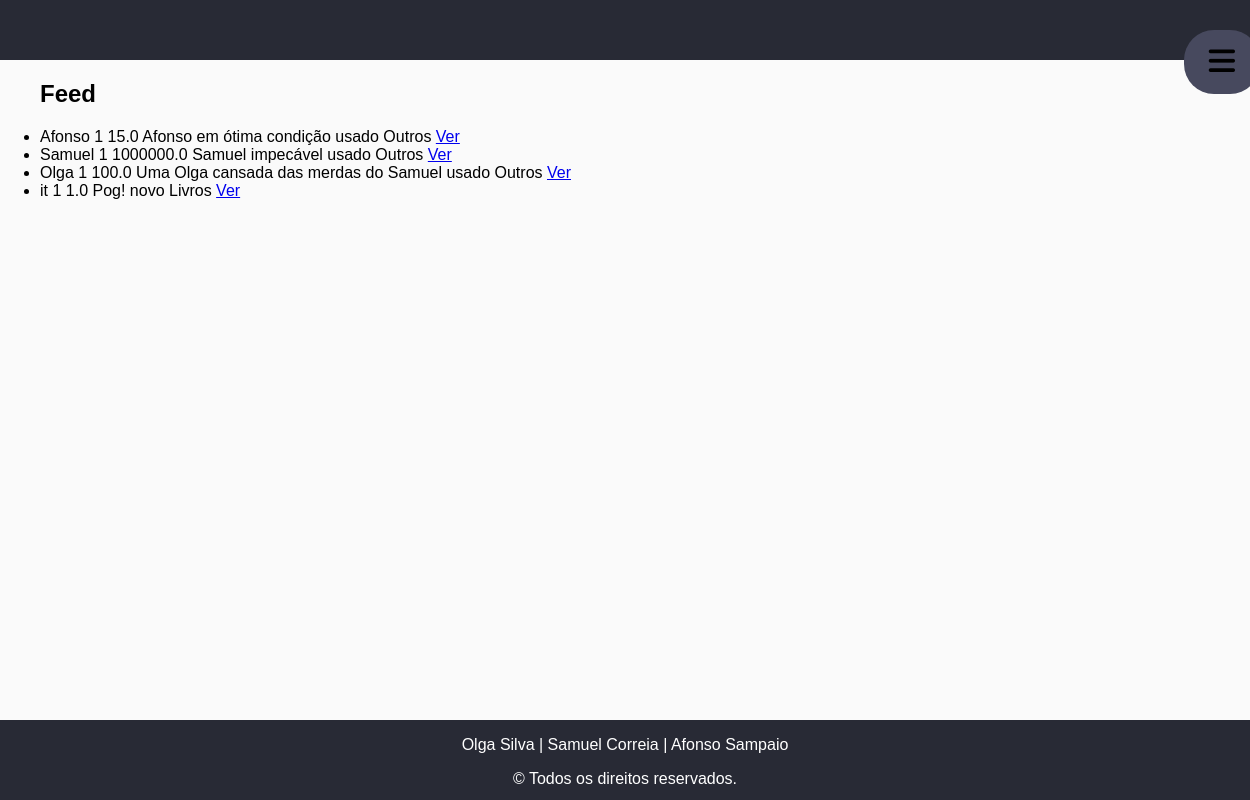
The app's page /ibuy/ with its own data.
### ibuy/models.py (models this page shows, shortened)
class Produto(models.Model):
    user = models.ForeignKey(User, on_delete=models.CASCADE, default="")
    likes = models.ManyToManyField(User, related_name='likes')
    nome = models.CharField(max_length=100)
    categoria = models.ForeignKey(Categoria, on_delete=models.CASCADE, default="", related_name="Categoria")
    quantidade = models.IntegerField(default=0)
    descricao = models.TextField()  # mudar
    preco = models.FloatField(default=0) # decimal field ??
    imagem = models.CharField(max_length=100, default='produto.svg')
    NOVO = 'novo'
    USADO = 'usado'
    OPCOES_CONDICAO = (
        (NOVO, 'Novo'),
        (USADO, 'Usado'),
    )
    condicao = models.CharField(choices=OPCOES_CONDICAO, default=NOVO, max_length=100)

class Categoria(models.Model):
    tipo = models.CharField(max_length=100, default="")

### ibuy/views.py (the view)
# urls.py: path('', views.index, name='index'),
def index(request):
    lista_produtos = Produto.objects.exclude(user_id=request.user.id)
    context = {'lista_produtos': lista_produtos}
    return render(request, 'ibuy/index.html', context)

### ibuy/templates/ibuy/index.html (shortened to what this page needs)
<!DOCTYPE html>
<html lang="en">
<head>
    {% load static %}
    <link rel="stylesheet" type="text/css" href="{% static 'ibuy/style.css' %}"/>
</head>
<body>
<section class="page-wrap">
    <header>
        <section id="sidebar">
            <section class="slider">
                <a onclick="openMenu()">
                    <i class="fa fa-bars" aria-hidden="true"></i>
                </a>
            </section>
        </section>
    </header>
    <section class="content-wrap">
        {% block content %}
        {% if lista_produtos %}
        <ul>
            <h2>Feed</h2>
            {% for produto in lista_produtos %}
            <li>
                {{ produto.nome }}
                {{ produto.quantidade }}
                {{ produto.preco }}
                {{ produto.descricao }}
                {{ produto.condicao }}
                {{ produto.categoria.tipo }}
                <a href="{% url 'ibuy:produto' produto.id %}">
                    Ver
                </a>
            </li>
            {% endfor %}
        </ul>
        {% else %}
        <p>Nao existem produtos.</p>
        {% endif %}
        {% endblock %}
    </section>
    <footer>
        <p>Olga Silva | Samuel Correia | Afonso Sampaio</p>
        <p>&copy; Todos os direitos reservados.</p>
    </footer>
</section>
</body>
</html>

### ibuy/static/ibuy/style.css (style rules this page uses)
body { font-family: sans-serif; margin: 0; background-color: #fafafa; overflow-x: hidden; }
.page-wrap { position: relative; min-height: 100vh; }
.content-wrap { padding-bottom: 80px; }
footer { position: absolute; bottom: 0; width: 100%; height: 80px; text-align: center; color: white; background-color: #282A35; }
.slider a { color: black; font-size: 30px; }
#sidebar { padding: 20px; transition: margin-left 0.7s; overflow: hidden; width: 100%; }
header { height: 60px; text-align: right; background-color: #282A35 !important; color: white; }
header a, #criar_questao, #back_button, .submit { background-color: #47495E; color: white; padding: 15px 25px; text-align: center; text-decoration: none; display: inline-block; border-radius: 30px; margin: 10px; width: auto; font-weight: bold; border: none; }

### records on screen
Produto: nome "Afonso", quantidade "1", preco "15.0", descricao "Afonso em ótima condição", condicao "usado", categoria.tipo "Outros"
Produto: nome "Samuel", quantidade "1", preco "1000000.0", descricao "Samuel impecável", condicao "usado", categoria.tipo "Outros"
Produto: nome "Olga", quantidade "1", preco "100.0", descricao "Uma Olga cansada das merdas do Samuel", condicao "usado", categoria.tipo "Outros"
Produto: nome "it", quantidade "1", preco "1.0", descricao "Pog!", condicao "novo", categoria.tipo "Livros"
